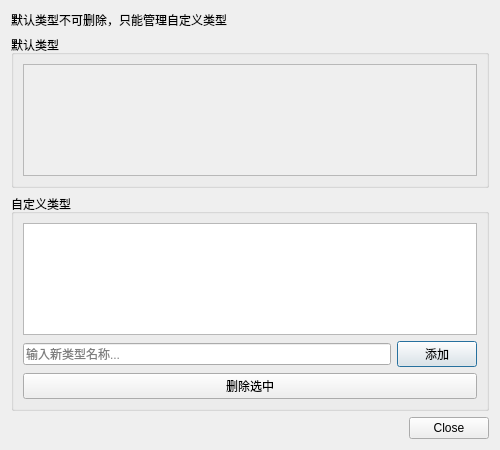
<?xml version="1.0" encoding="UTF-8"?>
<ui version="4.0">
 <class>TypeManagerDialog</class>
 <widget class="QDialog" name="TypeManagerDialog">
  <property name="geometry">
   <rect>
    <x>0</x>
    <y>0</y>
    <width>500</width>
    <height>450</height>
   </rect>
  </property>
  <property name="windowTitle">
   <string>管理 Mod 类型</string>
  </property>
  <layout class="QVBoxLayout" name="verticalLayout">
   <item>
    <widget class="QLabel" name="infoLabel">
     <property name="text">
      <string>默认类型不可删除，只能管理自定义类型</string>
     </property>
     <property name="wordWrap">
      <bool>true</bool>
     </property>
    </widget>
   </item>
   <item>
    <widget class="QGroupBox" name="defaultTypesGroup">
     <property name="title">
      <string>默认类型</string>
     </property>
     <layout class="QVBoxLayout" name="verticalLayout_2">
      <item>
       <widget class="QListWidget" name="defaultTypesList">
        <property name="enabled">
         <bool>false</bool>
        </property>
        <property name="maximumHeight">
         <number>120</number>
        </property>
       </widget>
      </item>
     </layout>
    </widget>
   </item>
   <item>
    <widget class="QGroupBox" name="customTypesGroup">
     <property name="title">
      <string>自定义类型</string>
     </property>
     <layout class="QVBoxLayout" name="verticalLayout_3">
      <item>
       <widget class="QListWidget" name="customTypesList"/>
      </item>
      <item>
       <layout class="QHBoxLayout" name="horizontalLayout">
        <item>
         <widget class="QLineEdit" name="newTypeEdit">
          <property name="placeholderText">
           <string>输入新类型名称...</string>
          </property>
         </widget>
        </item>
        <item>
         <widget class="QPushButton" name="addButton">
          <property name="text">
           <string>添加</string>
          </property>
         </widget>
        </item>
       </layout>
      </item>
      <item>
       <widget class="QPushButton" name="deleteButton">
        <property name="text">
         <string>删除选中</string>
        </property>
       </widget>
      </item>
     </layout>
    </widget>
   </item>
   <item>
    <widget class="QDialogButtonBox" name="buttonBox">
     <property name="orientation">
      <enum>Qt::Horizontal</enum>
     </property>
     <property name="standardButtons">
      <set>QDialogButtonBox::Close</set>
     </property>
    </widget>
   </item>
  </layout>
 </widget>
 <resources/>
 <connections>
  <connection>
   <sender>buttonBox</sender>
   <signal>rejected()</signal>
   <receiver>TypeManagerDialog</receiver>
   <slot>reject()</slot>
   <hints>
    <hint type="sourcelabel">
     <x>316</x>
     <y>260</y>
    </hint>
    <hint type="destinationlabel">
     <x>286</x>
     <y>274</y>
    </hint>
   </hints>
  </connection>
 </connections>
</ui>
